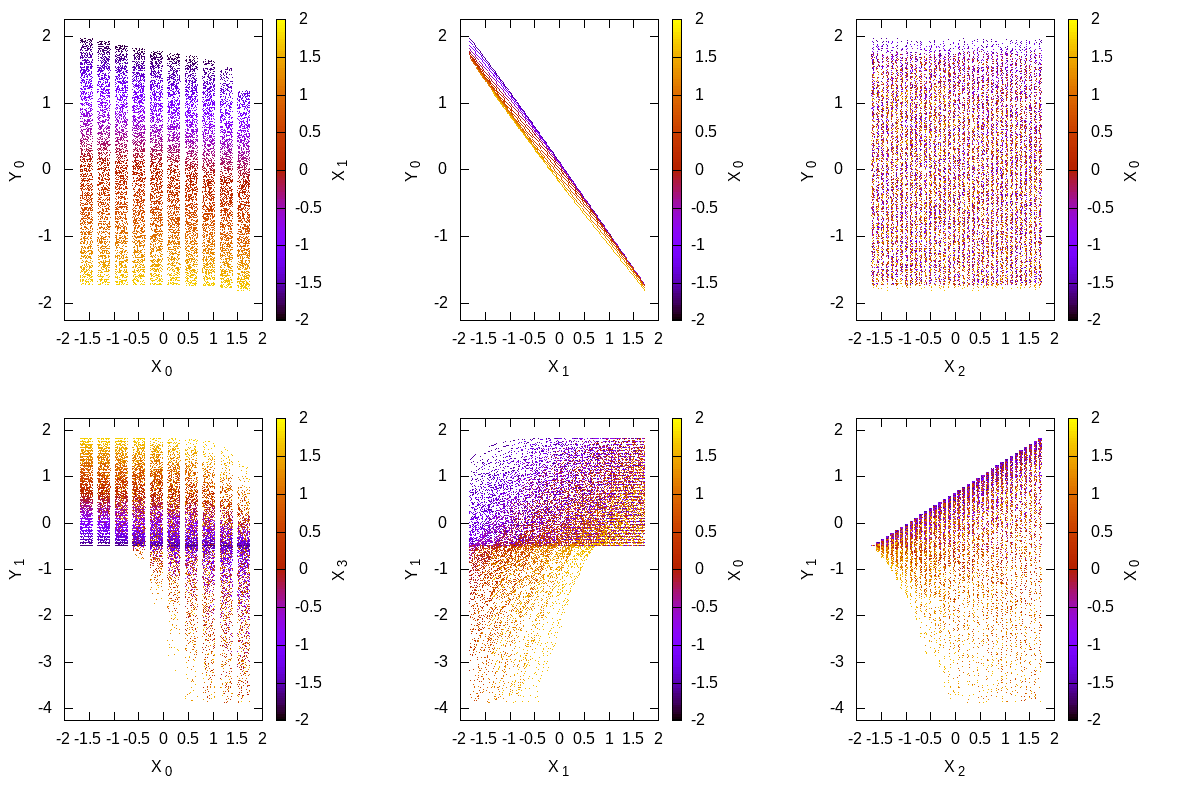

Source code (gnuplot):
#!/usr/bin/gnuplot -persist
#
#    
#    	G N U P L O T
#    	Version 5.2 patchlevel 8    last modified 2019-12-01 
#    
#    	Copyright (C) 1986-1993, 1998, 2004, 2007-2019
#    	Thomas Williams, Colin Kelley and many others
#    
#    	gnuplot home:     http://www.gnuplot.info
#    	faq, bugs, etc:   type "help FAQ"
#    	immediate help:   type "help"  (plot window: hit 'h')
# set terminal qt 0 font "Sans,9"
# set output
unset clip points
set clip one
unset clip two
set errorbars front 1.000000 
set border 31 front lt black linewidth 1.000 dashtype solid
set zdata 
set ydata 
set xdata 
set y2data 
set x2data 
set boxwidth
set style fill  empty border
set style rectangle back fc  bgnd fillstyle   solid 1.00 border lt -1
set style circle radius graph 0.02 
set style ellipse size graph 0.05, 0.03 angle 0 units xy
set dummy x, y
set format x "% h" 
set format y "% h" 
set format x2 "% h" 
set format y2 "% h" 
set format z "% h" 
set format cb "% h" 
set format r "% h" 
set ttics format "% h"
set timefmt "%d/%m/%y,%H:%M"
set angles radians
set tics back
unset grid
unset raxis
set theta counterclockwise right
set style parallel front  lt black linewidth 2.000 dashtype solid
set key title "" center
set key fixed right top vertical Right noreverse enhanced autotitle nobox
set key noinvert samplen 4 spacing 1 width 0 height 0 
set key maxcolumns 0 maxrows 0
set key noopaque
unset label
unset arrow
set style increment default
unset style line
unset style arrow
set style histogram clustered gap 2 title textcolor lt -1
unset object
set style textbox transparent margins  1.0,  1.0 border  lt -1 linewidth  1.0
set offsets 0, 0, 0, 0
set pointsize 1
set pointintervalbox 1
set encoding default
unset polar
unset parametric
unset decimalsign
unset micro
unset minussign
set view 72, 9, 1, 1
set view azimuth 0
set rgbmax 255
set samples 100, 100
set isosamples 10, 10
set surface 
unset contour
set cntrlabel  format '%8.3g' font '' start 5 interval 20
set mapping cartesian
set datafile separator whitespace
unset hidden3d
set cntrparam order 4
set cntrparam linear
set cntrparam levels 5
set cntrparam levels auto
set cntrparam firstlinetype 0 unsorted
set cntrparam points 5
set size ratio 0 1,1
set origin 0,0
set style data dots
set style function lines
unset xzeroaxis
unset yzeroaxis
unset zzeroaxis
unset x2zeroaxis
unset y2zeroaxis
set xyplane relative 0.5
set tics scale  1, 0.5, 1, 1, 1
set mxtics default
set mytics default
set mztics default
set mx2tics default
set my2tics default
set mcbtics default
set mrtics default
set nomttics
set xtics border in scale 1,0.5 mirror norotate  autojustify
set xtics  norangelimit autofreq 
set ytics border in scale 1,0.5 mirror norotate  autojustify
set ytics  norangelimit autofreq 
set ztics border in scale 1,0.5 nomirror norotate  autojustify
set ztics  norangelimit autofreq 
unset x2tics
unset y2tics
set cbtics border in scale 1,0.5 mirror norotate  autojustify
set cbtics  norangelimit autofreq 
set rtics axis in scale 1,0.5 nomirror norotate  autojustify
set rtics  norangelimit autofreq 
unset ttics
set title "" 
set title  font "" textcolor lt -1 norotate
set timestamp bottom 
set timestamp "" 
set timestamp  font "" textcolor lt -1 norotate
set trange [ * : * ] noreverse nowriteback
set urange [ * : * ] noreverse nowriteback
set vrange [ * : * ] noreverse nowriteback
set xlabel "" 
set xlabel  font "" textcolor lt -1 norotate
set x2label "" 
set x2label  font "" textcolor lt -1 norotate
set xrange [ * : * ] noreverse writeback
set x2range [ * : * ] noreverse writeback
set ylabel "" 
set ylabel  font "" textcolor lt -1 rotate
set y2label "" 
set y2label  font "" textcolor lt -1 rotate
set yrange [ * : * ] noreverse writeback
set y2range [ * : * ] noreverse writeback
set zlabel "" 
set zlabel  font "" textcolor lt -1 norotate
set zrange [ * : * ] noreverse writeback
set cblabel "" 
set cblabel  font "" textcolor lt -1 rotate
set cbrange [ * : * ] noreverse writeback
set rlabel "" 
set rlabel  font "" textcolor lt -1 norotate
set rrange [ * : * ] noreverse writeback
unset logscale
unset jitter
set zero 1e-08
set lmargin  -1
set bmargin  -1
set rmargin  -1
set tmargin  -1
set locale "en_US.UTF-8"
set pm3d explicit at s
set pm3d scansautomatic
set pm3d interpolate 1,1 flush begin noftriangles noborder corners2color mean
set pm3d nolighting
set palette positive nops_allcF maxcolors 0 gamma 1.5 color model RGB 
set palette rgbformulae 7, 5, 15
set colorbox default
set colorbox vertical origin screen 0.9, 0.2 size screen 0.05, 0.6 front  noinvert bdefault
set style boxplot candles range  1.50 outliers pt 7 separation 1 labels auto unsorted
set loadpath 
set fontpath 
set psdir
set fit brief errorvariables nocovariancevariables errorscaling prescale nowrap v5
GNUTERM = "qt"
file = "data_ave/train_transformed.dat"
## Last datafile plotted: "data_ave/train_transformed.dat"
jitter(x,w) = x + w*(.5-rand(0))
set term png size 1200,800
set output 'figs/plotting1000.for.adi.png'
unset key
set ytics -4,1,4
set yrange [-2.25:2.25]
set style data dots
set multiplot 
set size .3,.5
set origin 0,.5
set ylabel 'Y_0'
set xlabel 'X_0'
set cblabel 'X_1'
plot file every ::::1000 u (jitter($1,.25)):4:2 palette
set xlabel 'X_1'
set cblabel 'X_0'
set origin 0.33,.5
plot file every ::::1000 u 2:4:1 palette
set xlabel 'X_2'
set origin 0.66,.5
set cblabel 'X_0'
plot file every ::::1000 u (jitter($3,.05)):4:1 palette
set origin 0,0
set yrange [-4.25:2.25]
set ylabel 'Y_1'
set xlabel 'X_0'
set cblabel 'X_3'
plot file every ::::1000 u (jitter($1,.25)):5:3 palette
set origin 0.33,0
set xlabel 'X_1'
set cblabel 'X_0'
plot file every ::::1000 u 2:5:1 palette
set origin 0.66,0
set xlabel 'X_2'
set cblabel 'X_0'
plot file every ::::1000 u (jitter($3,.05)):5:1 palette
unset multiplot

#    EOF
